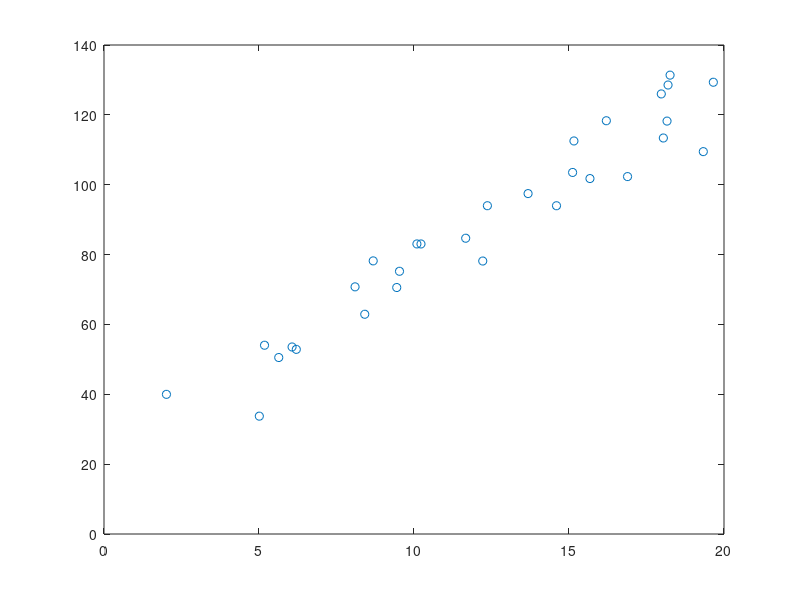

Here is the MATLAB script that generated this plot: (Note: this script raises an error after producing the figure.)
%% MATLAB Recipes for Earth Sciences - Chapter 4

%% Section 4.2 Correlatoin Coefficient ====
%% EXAMPLE 1
clc;clear;

%%
rng(0)
meters = 20 * rand(30,1);
age = 5.6 * meters + 20;
age = age + 10.* randn(length(meters),1);

%%
plot(meters,age,'o')
axis([0 20 0 140])

%%
agedepth(:,1) = meters;
agedepth(:,2) = age;
agedepth = sortrows(agedepth,1);

%%
save agedepth_1.txt agedepth -ascii

%% EXAMPLE 2
clc;clear;

%%
agedepth = load('agedepth_1.txt');

%%
meters = agedepth(:,1);
age = agedepth(:,2);

%%
plot(meters,age,'o')
axis([0 20 0 140])

%%
corrcoef(meters,age)

%% EXAMPLE 3
clc;clear;

%%
rng(10)
x = randn(30,1); y = randn(30,1);

%%
plot(x,y,'o'), axis([-1 20 -1 20]);

%%
corrcoef(x,y)

%%
x(31,1) = 5; y(31,1) = 5;

%%
plot(x,y,'o'), axis([-1 20 -1 20]);

%%
corrcoef(x,y)

%%
x(31,1) = 10; y(31,1) = 10;

%%
plot(x,y,'o'), axis([-1 20 -1 20]);

%%
corrcoef(x,y)

%%
x(31,1) = 20; y(31,1) = 20;

%%
plot(x,y,'o'), axis([-1 20 -1 20]);

%%
corrcoef(x,y)

%%
r_pearson = corr(x,y,'Type','Pearson')
r_spearman = corr(x,y,'Type','Spearman')
r_kendall = corr(x,y,'Type','Kendall')

%%
[r,p] = corrcoef(x,y)

%%
tcalc = r(2,1) * ((length(x)-2)/(1-r(2,1)^2))^0.5
tcrit = tinv(0.95,length(x)-2)

%%
rng(0)
rhos1000 = bootstrp(1000,'corrcoef',x,y);

%%
histogram(rhos1000(:,2),30)

%% EXAMPLE 4
clc;clear;

%%
agedepth = load('agedepth_1.txt');

%%
meters = agedepth(:,1);
age = agedepth(:,2);

%%
corrcoef(meters,age)

%%
rng(0)
rhos1000 = bootstrp(1000,'corrcoef',meters,age);

%%
histogram(rhos1000(:,2),30)

%%
mean(rhos1000(:,2))

%% Section 4.3 ====
%% EXAMPLE 1
clc;clear;

%%
agedepth = load('agedepth_1.txt');

%%
meters = agedepth(:,1);
age = agedepth(:,2);

%%
p = polyfit(meters,age,1)

%%
plot(meters,age,'o'), hold on
plot(meters,p(1)*meters+p(2),'r'), hold off

%%
plot(meters,age,'o'), hold on
plot(meters,polyval(p,meters),'r'), hold off

%%
polytool(meters,age)

%%
polyval(p,17)

%%
[p,s] = polyfit(meters,age,1);
[p_age,delta] = polyconf(p,meters,s,'alpha',0.05);

%%
plot(meters,age,'o',meters,p_age,'g-',...
 meters,p_age+delta,'r--',meters,p_age-delta,'r--')
axis([0 20 0 140]), grid on
xlabel('Depth in Sediment (meters)')
ylabel('Age of Sediment (kyrs)')

%% Section 4.4
clc;clear;

%%
agedepth = load('agedepth_1.txt');

%%
meters = agedepth(:,1);
age = agedepth(:,2);

%%
p = polyfit(meters,age,1);

%%
res = age - polyval(p,meters);

%%
plot(meters,res,'o')

%%
subplot(2,1,1)
plot(meters,age,'o'), hold on
plot(meters,p(1)*meters+p(2),'r'), hold off
subplot(2,1,2)
stem(meters,res)

%%
histogram(res,6)

%%
[h,p,stats] = chi2gof(res)

%%
[h,p,stats] = chi2gof(res,'NBins',6)

%% Section 4.5
clc;clear

%%
agedepth = load('agedepth_1.txt');

%%
meters = agedepth(:,1);
age = agedepth(:,2);

%%
p = polyfit(meters,age,1);

%%
rng(0)
p_bootstrp = bootstrp(1000,'polyfit',meters,age,1);

%%
histogram(p_bootstrp(:,1),15)

%%
median(p_bootstrp(:,1))

%%
histogram(p_bootstrp(:,2),15)

%%
median(p_bootstrp(:,2))

%% Section 4.6 ====
clear

%%
agedepth = load('agedepth_1.txt');

%%
meters = agedepth(:,1);
age = agedepth(:,2);

%%
p = polyfit(meters,age,1);

%%
for i = 1 : 30
 j_meters = meters;
 j_age = age;
 j_meters(i) = [];
 j_age(i) = [];
 p(i,:) = polyfit(j_meters,j_age,1);
end

%%
median(p(:,1))
median(p(:,2))

%%
subplot(1,2,1), histogram(p(:,1)), axis square
subplot(1,2,2), histogram(p(:,2)), axis square

%%
p = jackknife('polyfit',meters,age,1);

%%
median(p(:,1)) 
median(p(:,2))

%%
subplot(1,2,1), histogram(p(:,1)), axis square
subplot(1,2,2), histogram(p(:,2)), axis square

%% Section 4.7 ====
clear

%%
agedepth = load('agedepth_1.txt');

%%
meters = agedepth(:,1);
age = agedepth(:,2);

%%
p = polyfit(meters,age,1);

%%
for i = 1 : 30
 j_meters = meters;
 j_age = age;
 j_meters(i) = [];
 j_age(i) = [];
 p(i,:) = polyfit(j_meters,j_age,1);
 plot(meters,polyval(p(i,:),meters),'r'), hold on
 p_age(i) = polyval(p(i,:),meters(i));
 p_error(i) = p_age(i) - age(i);
end
hold off

%%
mean(p_error)
std(p_error)

%% Section 4.8 ====
clear

%%
agedepth = load('agedepth_1.txt');

%%
meters = agedepth(:,1);
age = agedepth(:,2);

%%
p(1,1) = std(age)/std(meters)

%%
p(1,2) = mean(age) - p(1,1) * mean(meters)

%%
plot(meters,age,'o'), hold on
plot(meters,polyval(p,meters),'r'), hold off

%% Section 4.9 ====
%% Example 1
clear

%%
agedepth = load('agedepth_1.txt');

%%
meters = agedepth(:,1);
age = agedepth(:,2);

%%
p = polyfit(meters,age,2)

%%
plot(meters,age,'o'), hold on
plot(meters,polyval(p,meters),'r'), hold off

%%
[p,s] = polyfit(meters,age,2);
[p_age,delta] = polyval(p,meters,s);

%%
plot(meters,age,'o',meters,p_age,'g-',...
 meters,p_age+2*delta,'r', meters,p_age-2*delta,'r')
axis([0 20 0 140]), grid on
xlabel('Depth in Sediment (meters)')
ylabel('Age of Sediment (kyrs)')

%% Example 2
clear
rng(0)
meters = 20 * rand(30,1);
age = 1.6 * meters.^2 - 1.1 * meters + 50;
age = age + 40.* randn(length(meters),1);

%%
plot(meters,age,'o')

%%
agedepth(:,1) = meters;
agedepth(:,2) = age;

%%
agedepth = sortrows(agedepth,1);

%%
save agedepth_2.txt agedepth -ascii

%% Example 3
clear

%%
agedepth = load('agedepth_2.txt');

%%
meters = agedepth(:,1);
age = agedepth(:,2);

%%
plot(meters,age,'o')

%%
p = polyfit(meters,age,2)

%%
plot(meters,age,'o'), hold on
plot(meters,polyval(p,meters),'r'), hold off

%%
[p,s] = polyfit(meters,age,2);
[p_age,delta] = polyval(p,meters,s);

%%
plot(meters,age,'o',meters,p_age,'g',meters,...
 p_age+2*delta,'r--',meters,p_age-2*delta,'r--')
axis([0 20 -50 700]), grid on
xlabel('Depth in Sediment (meters)')
ylabel('Age of Sediment (kyrs)')

%% Section 4.10 ====
clear

%%
rng(0)
data(:,1) = 0.5 : 0.1 : 3;
data(:,1) = data(:,1) + 0.2*randn(size(data(:,1)));

%%
data(:,2) = 3 + 0.2 * exp(data(:,1));
data(:,2) = data(:,2) + 0.5*randn(size(data(:,2)));
data = sortrows(data,1);
plot(data(:,1),data(:,2),'o')
xlabel('x-Axis'), ylabel('y-Axis')

%%
model = @(phi,t)(phi(1)*exp(t) + phi(2));
p0 = [0 0];
p = nlinfit(data(:,1),data(:,2),model,p0)

%%
fittedcurve_1 = p(1)*exp(data(:,1)) + p(2);
plot(data(:,1),data(:,2),'o')
hold on
plot(data(:,1),fittedcurve_1,'r')
xlabel('x-Axis'), ylabel('y-Axis')
title('Unweighted Fit')
hold off

%%
data(:,3) = abs(randn(size(data(:,1))));
errorbar(data(:,1),data(:,2),data(:,3),'o')
xlabel('x-Axis'), ylabel('y-Axis')

%%
data(:,4) = sum(data(:,3))./data(:,3);

%%
model = @(phi,t)(phi(1)*exp(t) + phi(2));
p0 = [0 0];
p = nlinfit(data(:,1),data(:,2),model,p0,'Weights',data(:,4))

%%
fittedcurve_2 = p(1)*exp(data(:,1)) + p(2);
errorbar(data(:,1),data(:,2),data(:,3),'o')
hold on
plot(data(:,1),fittedcurve_2,'r')
xlabel('x-Axis'), ylabel('y-Axis')
title('Weighted Fit')
hold off

%%
errorbar(data(:,1),data(:,2),data(:,3),'o')
hold on
plot(data(:,1),fittedcurve_1,'r--')
plot(data(:,1),fittedcurve_2,'r-')
xlabel('x-Axis'), ylabel('y-Axis')
title('Comparison of Unweighted and Weighted Fit')
hold off




